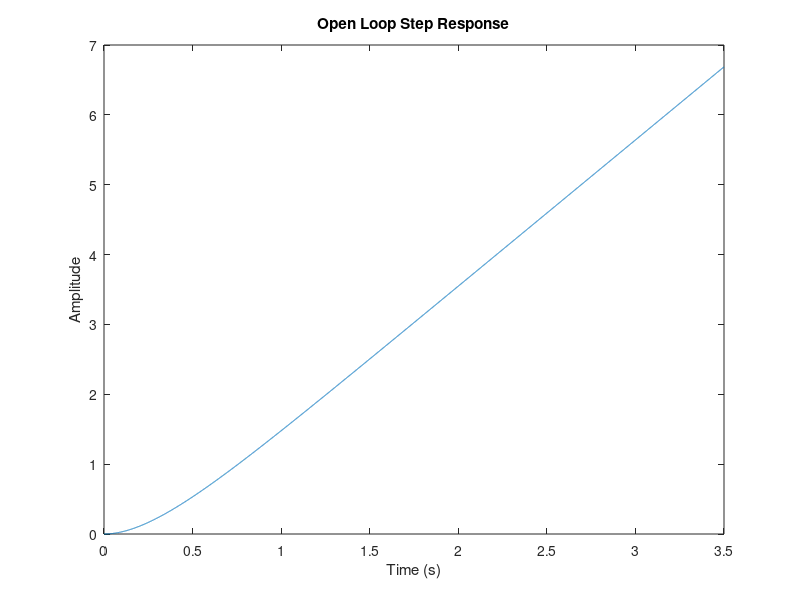
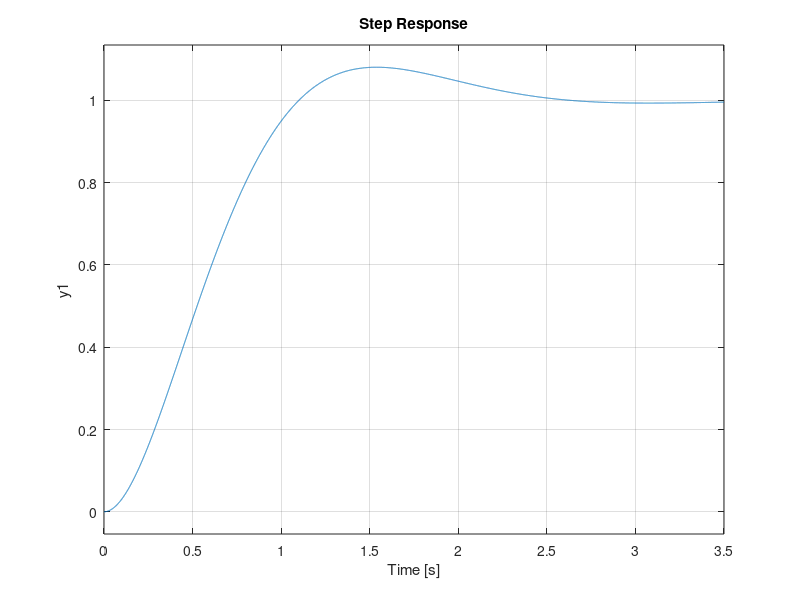
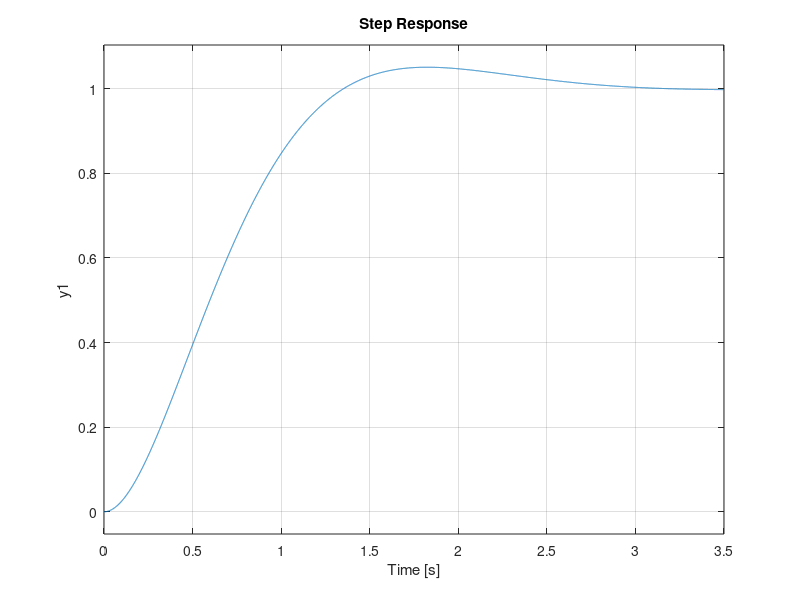
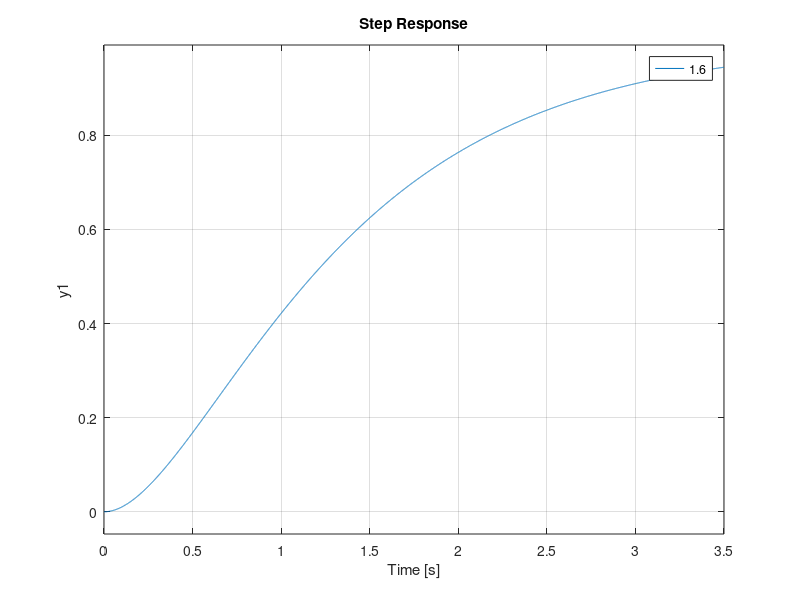

Write MATLAB code to recreate these figures, in order.
%%1.1
clear all;
Km = 6.8528;
Alpha = 3.2737;
num = [Km];
den = [1 Alpha 0];
open_loop = tf(num,den);
t = linspace(0,3.5,10000);
open_loop = step(open_loop,t);
figure;
plot(t, open_loop)
title('Open Loop Step Response');
xlabel('Time (s)');
ylabel('Amplitude');
%% 1.5
closed_loop = tf([Km],[1 Alpha Km]);
figure
step(closed_loop,t)

%% 1.6
KTask1 = 0.824;
five_pecernt_overshoot = tf([KTask1*Km],[1 Alpha Km*KTask1]);
figure
step(five_pecernt_overshoot,t)

%% 2.3
K_16 = tf([1.6*KTask1*Km], [1 Alpha 1.6*KTask1*Km]);
K_10= tf([KTask1*Km], [1 Alpha KTask1*Km]);
K_04 = tf([0.4*KTask1*Km], [1 Alpha 0.4*KTask1*Km]);
figure
hold on
step(K_16,t)
step(K_10,t)
step(K_04,t)
hold off
legend ('1.6','1','0.4');
%%
K = 0.686919;
testing = tf([10*Alpha*Km*K],[1 Alpha+10*Alpha 10*Alpha^2 K*10*Alpha*Km]);
figure
step(testing)
%%
K = 0.496633;
testing = tf([2*Alpha*Km*K],[1 Alpha+2*Alpha 2*Alpha^2 K*2*Alpha*Km]);
figure
step(testing)
%%
k = 0.822;
testing = tf([k*Km],[1 Alpha k*Km]);
figure
step(testing)

%% task 4.2
backup = feedback(tf([3.27717*Km],[1 6.54 0]),1)
step(backup)
